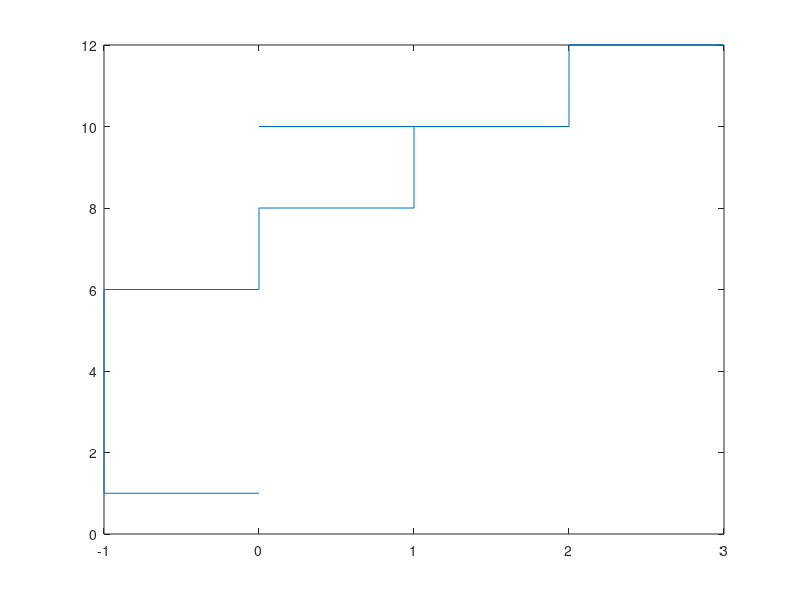

The MATLAB script that drew this image:
step=1;
x=0;
y=0;
c='';
x_axis=[];y_axis=[];
fprintf('Step    Random Number    Direction      x      y\n');
while step<=20
    r=randi([0,9]);
    if r<=4
        c='F';
        y=y+1;
    else
        if r<=7
            c='L';
            x=x-1;
        else
            c='R';
            x=x+1;
        end
        
    end
    x_axis=[x_axis,x];y_axis=[y_axis,y];
    fprintf('%d           %d               %c           %d       %d\n',step,r,c,x,y);
    step=step+1;
end
plot(x_axis,y_axis);